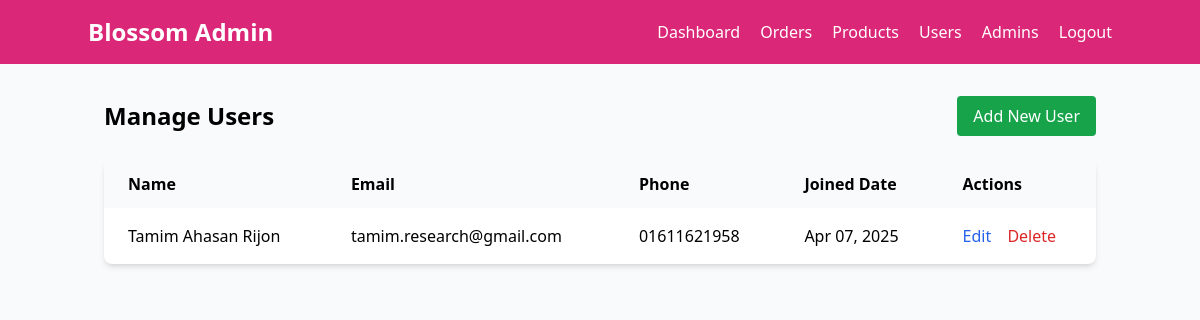
Page /admin/users.php (signed in) on the committed database.
### tables this page shows
CREATE TABLE `users` (
  `id` int(11) NOT NULL,
  `name` varchar(100) NOT NULL,
  `email` varchar(100) NOT NULL,
  `phone` varchar(20) DEFAULT NULL,
  `password` varchar(255) NOT NULL,
  `created_at` timestamp NOT NULL DEFAULT current_timestamp()
);

### admin/users.php (the view, shortened to what this page needs)
<?php
require_once '../config/database.php';
$result = $conn->query("SELECT * FROM users ORDER BY created_at DESC");
?>
<!DOCTYPE html>
<html lang="en">
<head>
    <script src="https://cdn.tailwindcss.com"></script>
</head>
<body class="bg-gray-50">
    <?php include 'includes/admin-nav.php'; ?>
    <div class="container mx-auto px-4 py-8">
        <div class="flex justify-between items-center mb-6">
            <h2 class="text-2xl font-bold">Manage Users</h2>
            <button onclick="document.getElementById('addUserModal').classList.remove('hidden')"
                    class="bg-green-600 text-white px-4 py-2 rounded hover:bg-green-700">
                Add New User
            </button>
        </div>
        <div class="bg-white rounded-lg shadow-md">
            <table class="min-w-full">
                <thead class="bg-gray-50">
                    <tr>
                        <th class="px-6 py-3 text-left">Name</th>
                        <th class="px-6 py-3 text-left">Email</th>
                        <th class="px-6 py-3 text-left">Phone</th>
                        <th class="px-6 py-3 text-left">Joined Date</th>
                        <th class="px-6 py-3 text-left">Actions</th>
                    </tr>
                </thead>
                <tbody class="divide-y divide-gray-200">
                    <?php while($user = $result->fetch_assoc()): ?>
                    <tr>
                        <td class="px-6 py-4"><?php echo htmlspecialchars($user['name']); ?></td>
                        <td class="px-6 py-4"><?php echo htmlspecialchars($user['email']); ?></td>
                        <td class="px-6 py-4"><?php echo htmlspecialchars($user['phone']); ?></td>
                        <td class="px-6 py-4"><?php echo date('M d, Y', strtotime($user['created_at'])); ?></td>
                        <td class="px-6 py-4">
                            <a href="edit-user.php?id=<?php echo $user['id']; ?>"
                               class="text-blue-600 hover:underline mr-3">Edit</a>
                            <form method="POST" class="inline">
                                <button type="submit" name="delete"
                                        class="text-red-600 hover:underline"
                                        onclick="return confirm('Are you sure you want to delete this user?')">
                                    Delete
                                </button>
                            </form>
                        </td>
                    </tr>
                    <?php endwhile; ?>
                </tbody>
            </table>
        </div>
    </div>
</body>
</html>

### rows in the picture
users: name "Tamim Ahasan Rijon", email "tamim.research@gmail.com", phone "01611621958", created_at "Apr 07, 2025"
